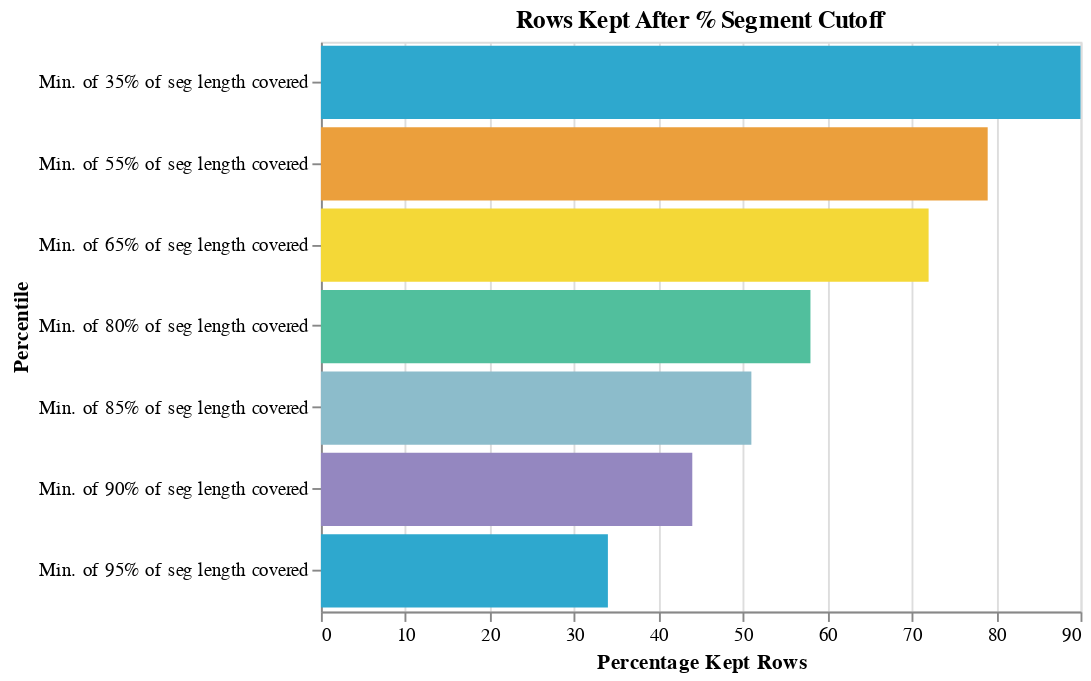

The notebook cell this image was saved under:
### Code cell
bar_chart(test, 'Percentage Kept Rows','Percentile', 'Rows Kept After % Segment Cutoff')

### Figure 1 — Vega-Lite specification as saved in the notebook (floating-point values rounded to 4 significant figures)
{"config": {"view": {"continuousWidth": 300, "continuousHeight": 300}}, "data": {"name": "data-584b2f9f484dd79fd93f5d5e19060f4a"}, "mark": {"type": "bar"}, "encoding": {"color": {"field": "Percentile", "legend": null, "scale": {"range": ["#2EA8CE", "#EB9F3C", "#F4D837", "#51BF9D", "#8CBCCB", "#9487C0"]}, "type": "nominal"}, "tooltip": [{"field": "Percentile", "type": "nominal"}, {"field": "N Rows", "type": "quantitative"}, {"field": "Mean Speed Mph", "type": "quantitative"}, {"field": "N Kept Routes", "type": "quantitative"}, {"field": "N Kept Trips", "type": "quantitative"}, {"field": "N Kept Operators", "type": "quantitative"}, {"field": "Percentage Kept Rows", "type": "quantitative"}, {"field": "Percentage Kept Trips", "type": "quantitative"}, {"field": "Percentage Kept Routes", "type": "quantitative"}], "x": {"field": "Percentage Kept Rows", "type": "quantitative"}, "y": {"field": "Percentile", "type": "nominal"}}, "height": 300, "title": "Rows Kept After % Segment Cutoff", "width": 400, "$schema": "https://vega.github.io/schema/vega-lite/v5.8.0.json", "datasets": {"data-584b2f9f484dd79fd93f5d5e19060f4a": [{"Percentile": "Min. of 35% of seg length covered", "N Rows": 1865253, "Mean Speed Mph": 12.2, "N Kept Routes": 4067, "N Kept Trips": 65747, "N Kept Operators": 74, "Percentage Kept Rows": 90.0, "Percentage Kept Trips": 99.0, "Percentage Kept Routes": 100.0}, {"Percentile": "Min. of 55% of seg length covered", "N Rows": 1646070, "Mean Speed Mph": 12.2, "N Kept Routes": 4060, "N Kept Trips": 65524, "N Kept Operators": 74, "Percentage Kept Rows": 79.0, "Percentage Kept Trips": 99.0, "Percentage Kept Routes": 99.0}, {"Percentile": "Min. of 65% of seg length covered", "N Rows": 1493619, "Mean Speed Mph": 12.1, "N Kept Routes": 4053, "N Kept Trips": 65322, "N Kept Operators": 74, "Percentage Kept Rows": 72.0, "Percentage Kept Trips": 99.0, "Percentage Kept Routes": 99.0}, {"Percentile": "Min. of 80% of seg length covered", "N Rows": 1198016, "Mean Speed Mph": 11.7, "N Kept Routes": 4034, "N Kept Trips": 64656, "N Kept Operators": 74, "Percentage Kept Rows": 58.0, "Percentage Kept Trips": 98.0, "Percentage Kept Routes": 99.0}, {"Percentile": "Min. of 85% of seg length covered", "N Rows": 1070347, "Mean Speed Mph": 11.5, "N Kept Routes": 4019, "N Kept Trips": 64120, "N Kept Operators": 74, "Percentage Kept Rows": 51.0, "Percentage Kept Trips": 97.0, "Percentage Kept Routes": 98.0}, {"Percentile": "Min. of 90% of seg length covered", "N Rows": 914280, "Mean Speed Mph": 11.2, "N Kept Routes": 3987, "N Kept Trips": 63142, "N Kept Operators": 74, "Percentage Kept Rows": 44.0, "Percentage Kept Trips": 96.0, "Percentage Kept Routes": 98.0}, {"Percentile": "Min. of 95% of seg length covered", "N Rows": 698923, "Mean Speed Mph": 10.8, "N Kept Routes": 3917, "N Kept Trips": 61293, "N Kept Operators": 74, "Percentage Kept Rows": 34.0, "Percentage Kept Trips": 93.0, "Percentage Kept Routes": 96.0}]}}
